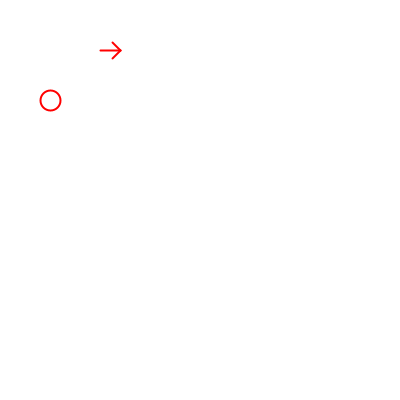
Frame 1 (no input)
Frame 60 (the mouse pressed at the canvas centre just before this capture): identical to frame 1, image omitted
Frame 120 (the mouse held since frame 60 and released just before this capture): identical to frame 1, image omitted

The Processing sketch that drew this single still picture (run headless with seeded random() and noise(); from frame 60 on, the mouse is pressed at the canvas centre):

// Processing sketch: sketch_171118a
// ── sketch_171118a.pde
void setup(){
  size(400,400);
}

void draw(){
  background(255);
  strokeWeight(2);
  stroke(255,0,0);
  drawArrow(100,50,100,100);
  ellipse(50,100, 20, 20);

}

void drawArrow(int cx, int cy, int targetx,int targety ){
  float angle= degrees(atan((cx-targetx)/(cy-targety)));
  int len = 20;
  pushMatrix();
  translate(cx, cy);
  rotate(radians(angle));
  line(0,0,len, 0);
  line(len, 0, len - 8, -8);
  line(len, 0, len - 8, 8);
  popMatrix();
}
